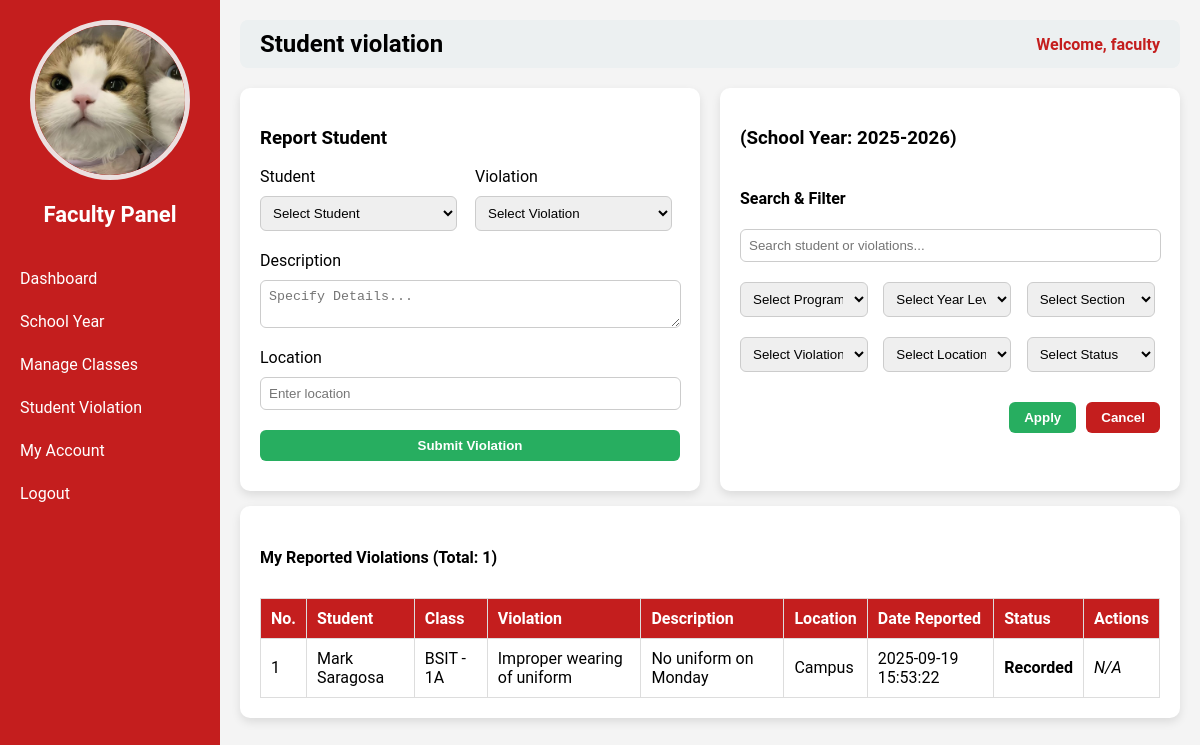
/faculty.php?page=student_violation (signed in), run on an earlier commit of the app's database.
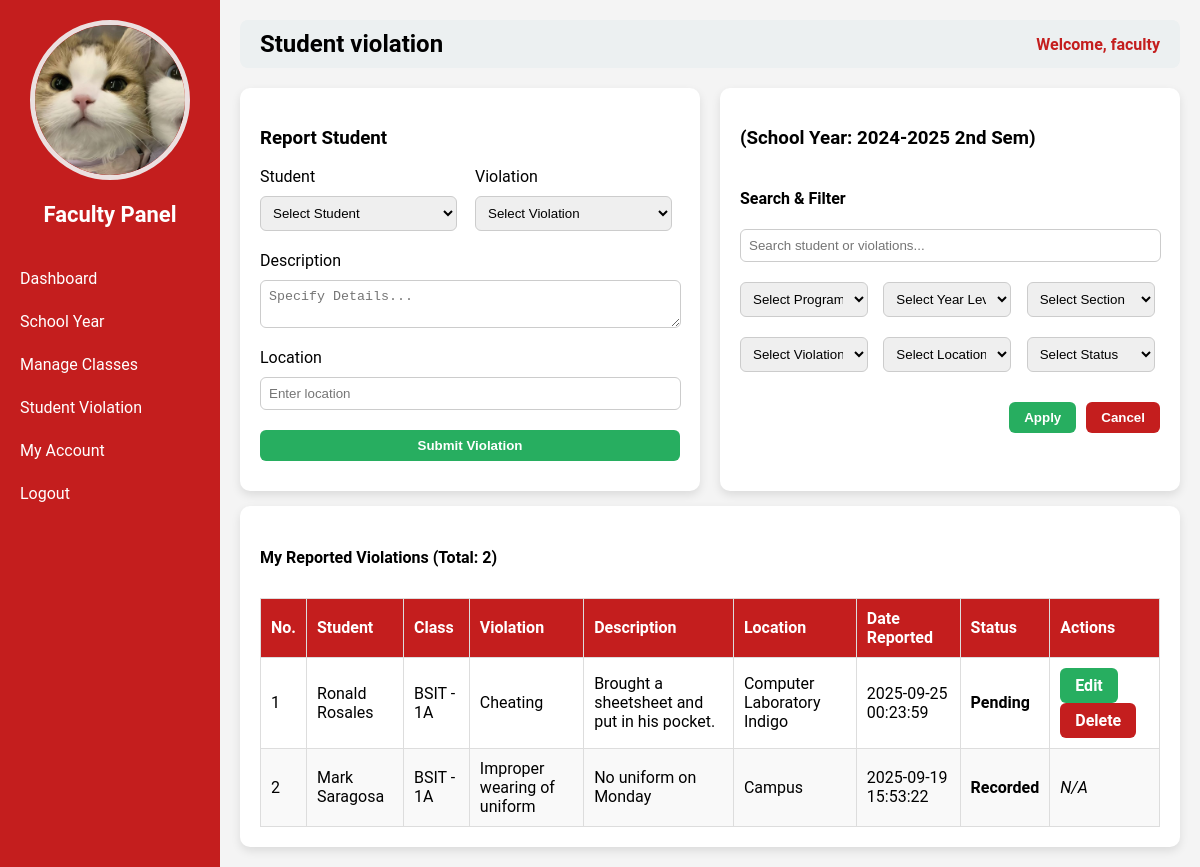
And on a later commit of the database.
### tables this page shows
CREATE TABLE `users` (
  `id` int(11) NOT NULL,
  `username` varchar(50) NOT NULL,
  `password` varchar(255) NOT NULL,
  `role` varchar(50) NOT NULL,
  `email` varchar(255) NOT NULL,
  `contact` varchar(50) NOT NULL,
  `status` varchar(50) NOT NULL,
  `img` varchar(255) NOT NULL
);

CREATE TABLE `school_years` (
  `id` int(11) NOT NULL,
  `school_year` varchar(50) NOT NULL,
  `is_current` tinyint(1) DEFAULT 0
);

CREATE TABLE `student_violations` (
  `id` int(11) NOT NULL,
  `student_id` int(11) NOT NULL,
  `violation_id` int(11) NOT NULL,
  `description` text NOT NULL,
  `location` varchar(50) NOT NULL,
  `date_time` datetime NOT NULL DEFAULT current_timestamp(),
  `status` varchar(50) NOT NULL,
  `user_id` int(11) NOT NULL,
  `school_year_id` int(11) NOT NULL
);

CREATE TABLE `students` (
  `id` int(11) NOT NULL,
  `first_name` varchar(50) NOT NULL,
  `last_name` varchar(50) NOT NULL,
  `school_year_id` int(11) NOT NULL,
  `program_id` int(11) NOT NULL,
  `year_level_id` int(11) NOT NULL,
  `section_id` int(11) NOT NULL,
  `address` varchar(100) NOT NULL,
  `contact` varchar(20) NOT NULL,
  `img` varchar(255) NOT NULL,
  `user_id` int(11) NOT NULL
);

CREATE TABLE `programs` (
  `id` int(11) NOT NULL,
  `program_code` varchar(50) NOT NULL,
  `program_name` varchar(100) NOT NULL
);

CREATE TABLE `year_levels` (
  `id` int(11) NOT NULL,
  `year_level` varchar(50) NOT NULL,
  `year_code` varchar(50) NOT NULL
);

CREATE TABLE `sections` (
  `id` int(11) NOT NULL,
  `section_name` varchar(50) NOT NULL
);

CREATE TABLE `violations` (
  `id` int(11) NOT NULL,
  `violation` varchar(100) NOT NULL
);

### faculty_pages/student_violation.php (the view, shortened to what this page needs)
<?php
require __DIR__ . '/../db_connect.php';
$user_id = $_SESSION['user_id'];
$current_sy = $pdo->query("SELECT * FROM school_years WHERE is_current=1 LIMIT 1")->fetch(PDO::FETCH_ASSOC);
$current_sy_id = $current_sy['id'];
$edit_data = null;
$stmt = $pdo->prepare("
    SELECT sv.id, s.first_name, s.last_name,
           p.program_code,
           yl.year_code AS year_level,
           sec.section_name,
           v.violation, sv.description, sv.location, sv.date_time, sv.status
    FROM student_violations sv
    JOIN students s ON sv.student_id = s.id
    JOIN programs p ON s.program_id = p.id
    JOIN year_levels yl ON s.year_level_id = yl.id
    JOIN sections sec ON s.section_id = sec.id
    JOIN violations v ON sv.violation_id = v.id
    WHERE sv.user_id = ? AND sv.school_year_id = ?
    ORDER BY sv.date_time DESC
");
$stmt->execute([$user_id, $current_sy_id]);
$studentViolations = $stmt->fetchAll(PDO::FETCH_ASSOC);
$totalViolations = count($studentViolations);
?>
<div class="two-column">
    <div class="container">
        <h3>Report Student</h3>
<form method="POST" class="form-box">
    <div class="form-row">
        <div>
            <label>Student</label>
            <select name="student_id" id="studentSelect" required>
                <option value="">Select Student</option>
            </select>
        </div>
        <div>
            <label>Violation</label>
            <select name="violation_id" id="violationSelect" required>
                <option value="">Select Violation</option>
            </select>
        </div>
    </div>
    <label>Description</label>
    <textarea name="description" placeholder="Specify Details..."><?= $edit_data['description'] ?? '' ?></textarea>
    <label>Location</label>
    <input type="text" name="location" required placeholder="Enter location"
           value="<?= $edit_data['location'] ?? '' ?>">
    <?php if ($edit_data): ?>
        <button type="submit" name="save_violation" class="btn btn-primary">Update Violation</button>
        <a href="faculty.php?page=student_violation" class="btn btn-secondary">Cancel</a>
    <?php else: ?>
        <button type="submit" name="add_violation" class="btn btn-primary">Submit Violation</button>
    <?php endif; ?>
</form>
    </div>
    <div class="container">
        <h3>(School Year: <?= htmlspecialchars($current_sy['school_year']); ?>)</h3>
        <h4>Search & Filter</h4>
        <div class="form-box filter-grid">
            <input type="text" id="violationSearch" placeholder="Search student or violations...">
            <select id="filterProgram">
                <option value="">Select Program</option>
            </select>
            <select id="filterYear">
                <option value="">Select Year Level</option>
            </select>
            <select id="filterSection">
                <option value="">Select Section</option>
            </select>
            <select id="filterViolation">
                <option value="">Select Violation</option>
            </select>
            <select id="filterLocation">
                <option value="">Select Location</option>
            </select>
            <select id="filterStatus">
                <option value="">Select Status</option>
            </select>
        <div class="filter-buttons">
            <button type="button" class="btn" onclick="applyFilters()">Apply</button>
            <button type="button" class="btn btn-secondary" onclick="cancelFilters()">Cancel</button>
        </div>
        </div>
    </div>
</div>
<div class="container">
    <h4>My Reported Violations (Total: <?= $totalViolations ?>)</h4>
    <table class="styled-table" id="violationTable">
        <thead>
            <tr>
                <th>No.</th>
                <th>Student</th>
                <th>Class</th>
                <th>Violation</th>
                <th>Description</th>
                <th>Location</th>
                <th>Date Reported</th>
                <th>Status</th>
                <th>Actions</th>
            </tr>
        </thead>
        <tbody>
            <?php if ($totalViolations > 0): ?>
                <?php foreach ($studentViolations as $i => $v): ?>
                    <tr>
                        <td><?= $i + 1 ?></td>
                        <td><?= htmlspecialchars($v['first_name'] . " " . $v['last_name']); ?></td>
                        <td>
                            <?= htmlspecialchars($v['program_code']) ?> -
                            <?= htmlspecialchars($v['year_level']) ?><?= htmlspecialchars($v['section_name']) ?>
                        </td>
                        <td><?= htmlspecialchars($v['violation']); ?></td>
                        <td><?= htmlspecialchars($v['description']); ?></td>
                        <td><?= htmlspecialchars($v['location']); ?></td>
                        <td><?= htmlspecialchars($v['date_time']); ?></td>
                        <td><strong><?= htmlspecialchars($v['status']); ?></strong></td>
                        <td>
                            <?php if ($v['status'] === 'Pending'): ?>
                                <a href="faculty.php?page=student_violation&edit_id=<?= $v['id'] ?>" class="btn btn-sm btn-primary">Edit</a>
                                <a href="faculty.php?page=student_violation&delete_id=<?= $v['id'] ?>"
                                   onclick="return confirm('Are you sure you want to delete this violation?');"
                                   class="btn btn-sm btn-secondary">Delete</a>
                            <?php else: ?>
                                <em>N/A</em>
                            <?php endif; ?>
                        </td>
                    </tr>
                <?php endforeach; ?>
            <?php else: ?>
                <tr><td colspan="8" style="text-align:center;">No violations recorded yet.</td></tr>
            <?php endif; ?>
        </tbody>
    </table>
</div>

### faculty.php (shortened to what this page needs)
<?php
require 'db_connect.php';
$id = $_SESSION['user_id'];
$stmt = $pdo->prepare("SELECT * FROM users WHERE id=?");
$stmt->execute([$id]);
$user = $stmt->fetch(PDO::FETCH_ASSOC);
$page = isset($_GET['page']) ? $_GET['page'] : 'dashboard';
?>
<!DOCTYPE html>
<html>
<head>
</head>
<body>
<div class="sidebar">
    <div class="column profile-photo">
        <?php if (!empty($user['img'])): ?>
            <img src="<?php echo htmlspecialchars($user['img']); ?>" alt="Profile Image">
        <?php else: ?>
            <img src="default.png" alt="Profile Image">
        <?php endif; ?>
    </div>
    <h2>Faculty Panel</h2>
    <a href="?page=dashboard">Dashboard</a>
    <a href="?page=manage_school_year">School Year</a>
    <a href="?page=manage_classes">Manage Classes</a>
    <a href="?page=student_violation">Student Violation</a>
    <a href="?page=my_account">My Account</a>
    <a href="logout.php">Logout</a>
</div>
<div class="main-content">
    <div class="header">
        <h2><?php echo ucfirst(str_replace('_',' ', $page)); ?></h2>
        <span>Welcome, <?php echo $_SESSION['username']; ?></span>
    </div>
    <div class="content" style="margin-top:20px;">
        <?php
        $pageFile = "faculty_pages/{$page}.php";
        if (file_exists($pageFile)) {
            include $pageFile;
        } else {
            echo "<p>Page not found.</p>";
        }
        ?>
    </div>
</div>
</body>
</html>

### faculty.php (style rules this page uses)
body { margin:0; font-family:'Roboto', sans-serif; background:#f4f4f4; }
.sidebar { position: fixed; top:0; left:0; width:220px; height:100%; background-color:#c41e1e; color:white; display:flex; flex-direction:column; padding-top:20px; }
.sidebar h2 { text-align:center; margin-bottom:30px; font-size:22px; }
.sidebar a { padding:12px 20px; text-decoration:none; color:white; display:block; transition:0.3s; }
.main-content { margin-left:220px; padding:20px; }
.header { display:flex; justify-content:space-between; align-items:center; background:#ecf0f1; padding:10px 20px; border-radius:8px; }
.header h2 { margin:0; }
.header span { font-weight: bold;color: #c41e1e; }
.profile-photo { text-align: center; }
.profile-photo img { width: 150px; height: 150px; object-fit: cover; border-radius: 50%; border: 5px solid #ebe0e0ff; }

### faculty_pages/student_violation.php (style rules this page uses)
.two-column { display: flex; gap: 20px; align-items: stretch; margin-top: 15px; margin-bottom: 15px; }
.container { background: #fff; padding: 20px; border-radius: 10px; box-shadow: 0 4px 10px rgba(0,0,0,0.1); flex: 1; display: flex; flex-direction: column; }
.form-box { display: flex; flex-direction: column; gap: 10px; margin-bottom: 10px; }
.form-box select, .form-box textarea, .form-box input { padding: 8px; border: 1px solid #ccc; border-radius: 6px; margin-bottom: 10px; width: 96%; }
.form-box textarea { min-height: 20px; }
.form-row { display: grid; grid-template-columns: 1fr 1fr; gap: 10px; }
.form-row > div { display: flex; flex-direction: column; gap: 10px; }
.filter-grid { display: grid; grid-template-columns: repeat(3, 1fr); gap: 10px; }
.filter-grid input { grid-column: span 3; }
.filter-buttons { grid-column: span 3; display: flex; gap: 10px; margin-top: 10px; justify-content: flex-end; }
.btn { padding: 8px 15px; border: none; border-radius: 6px; cursor: pointer; font-weight: bold; color: white; background: #27ae60; }
.btn-secondary { background: #c41e1e; color: white; }
a.btn { text-decoration: none; display: inline-block; text-align: center; }
.styled-table { width: 100%; border-collapse: collapse; margin-top: 10px; }
.styled-table th, .styled-table td { border: 1px solid #ddd; padding: 10px; text-align: left; }
.styled-table th { background: #c41e1e; color: white; }
.styled-table tr:nth-child(even) { background: #f9f9f9; }

What changed in the data, as far as the page shows it:
changed school_years: school_year "2025-2026" → "2024-2025 2nd Sem"
added student_violations: student.last_name "Ronald Rosales", programs.program_code "BSIT", year_levels.year_code "1", sections.section_name "A", violation.violation "Cheating", description "Brought a sheetsheet and put in his pocket.", location "Computer Laboratory Indigo", date_time "2025-09-25 00:23:59", status "Pending"
Also different on the page:
$totalViolations: "1" → "2"
